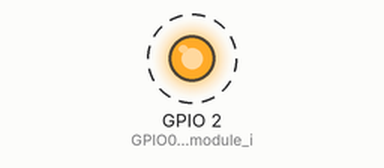
A sketch run on a simulated ESP8266 (NodeMCU). Shown: output pins drawn as LEDs (lit = HIGH). Dashed ring = blinking. WiFi joins after 1.5 s; servers stay silent unless stated; what the sketch prints to the serial monitor is not drawn. At 11.5 s the program puts the board to deep sleep or switches it off; the recording ends there.

Above: at 2.0 s.
Timing chart, 0 to 6.1 s (numbered marks = the images above):
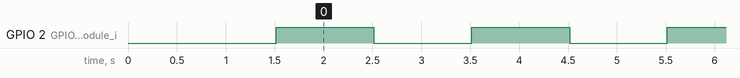

The sketch:

no-radio-start-radio.ino
```cpp
#include <ESP8266WiFi.h>

// Edit "secret" ssid and password below
const char* ssid = "secret";
const char* password = "secret";
int count = 0;

void setup() {
  disableWiFi();

  pinMode(2, OUTPUT);  // GPIO02 on ESP-12 module is linked to on-board LED
  Serial.begin(115200);
  delay(10);

  wakeupWiFiModem();
  connectToWiFi();
}

void loop() {
  if (WiFi.status() == WL_CONNECTED) {
    blink(5);
  }

  sleepAndWakeupWithRadioDisabled();
}

void disableWiFi() {
  WiFi.mode(WIFI_OFF);

  WiFi.forceSleepBegin();
  delay(1);

  return;
}

void wakeupWiFiModem() {
  WiFi.forceSleepWake();  // wakeup WiFi modem
  delay(1);

  WiFi.mode(WIFI_STA);

  WiFi.begin(ssid, password);

  return;
}

void connectToWiFi() {
  Serial.println();
  Serial.print("Connecting to ");
  Serial.println(ssid);

  while (WiFi.status() != WL_CONNECTED) {
    delay(500);
    count++;
    Serial.print(".");

    if (count > 20) {
      Serial.println("WiFi connection failed");
      break;
    }
  }

  if (WiFi.status() == WL_CONNECTED) {
    Serial.print("WiFi connected. IP address: ");
    Serial.println(WiFi.localIP());
  }
}

void blink(int count) {
  for (int i = 0; i < count; i++) {
    Serial.println("BLINK");
    digitalWrite(2, HIGH);
    delay(1000);
    digitalWrite(2, LOW);
    delay(1000);
  }
}

void sleepAndWakeupWithRadioDisabled() {
  Serial.println("Deep sleeping for 5 seconds...");
  Serial.println("Wakeup without WiFi next time");

  WiFi.disconnect(true);
  delay(1);
  ESP.deepSleep(5000000, WAKE_RF_DISABLED);  // radio disabled after wakeup
}
```

Measured:
- by itself, GPIO 2 (GPIO02_on_ESP-12_module_i): alternates HIGH for 1.0 s and LOW for 1.0 s
